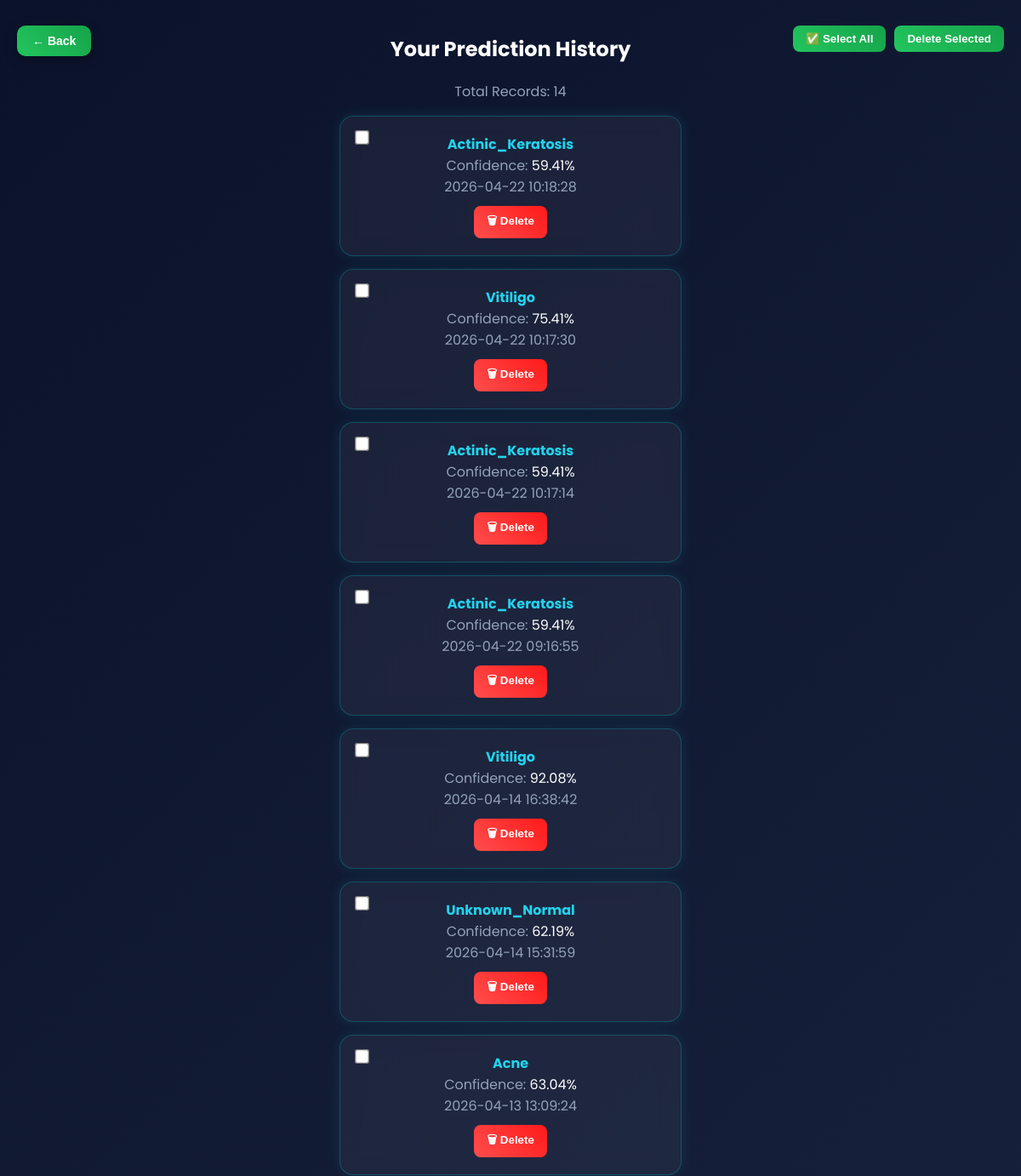
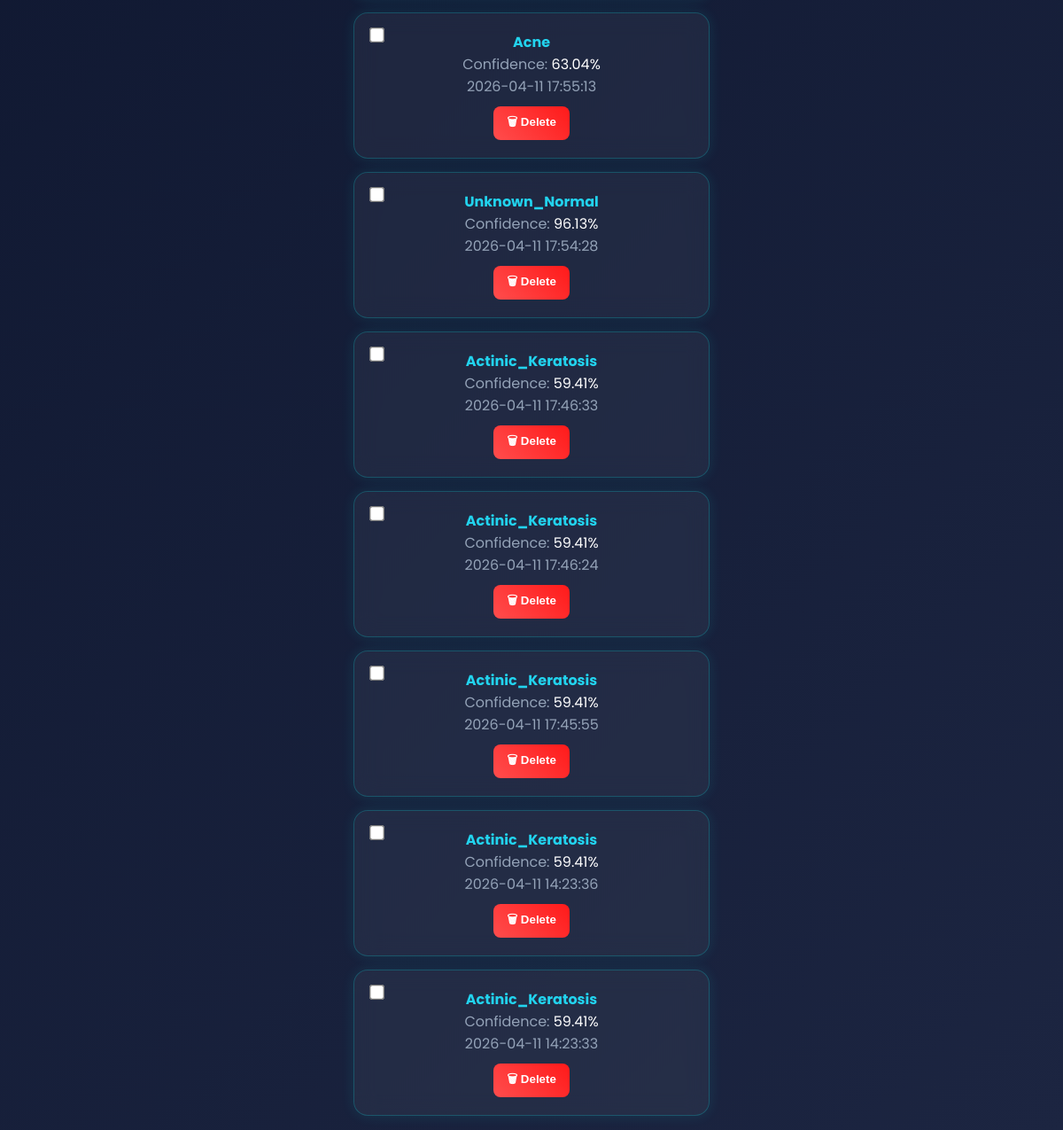
Screenshot of /history (signed in) with the database file from the repository (2 pictures, top to bottom).
### tables this page shows
CREATE TABLE history (
    id INTEGER PRIMARY KEY AUTOINCREMENT,
    user_id INTEGER,
    disease TEXT,
    confidence REAL,
    date TIMESTAMP DEFAULT CURRENT_TIMESTAMP,
    hidden INTEGER DEFAULT 0
);

### app.py (the view)
@app.route('/history')
def history():
    user_id = session.get('user_id') or 1
    user_email = session.get('user_email')
    if user_email == "admin@gmail.com":
        c.execute("SELECT * FROM history ORDER BY date DESC")
    else:
        c.execute("SELECT * FROM history WHERE user_id=? AND hidden=0 ORDER BY date DESC", (user_id,))
    data = c.fetchall()
    return render_template('history.html', history=data)

### templates/history.html (shortened to what this page needs)
<!DOCTYPE html>
<html>
<head>
</head>
<body>
<div class="container">
<h2> Your Prediction History</h2>
{% if history and history|length > 0 %}
<div class="count">Total Records: {{ history|length }}</div>
<div class="bulk-actions">
    <button onclick="selectAll()">✅ Select All</button>
    <button onclick="deleteSelected()"> Delete Selected</button>
</div>
<ul>
{% for item in history %}
<li>
<input type="checkbox" class="select-item" value="{{ item[0] }}">
 <b>{{ item[2] }}</b><br>
 <span class="label">Confidence:</span> {{ item[3] }}%<br>
 <span class="label">{{ item[4] }}</span><br>
<form method="POST" action="/delete_history/{{ item[0] }}">
    <button class="delete-btn">🗑 Delete</button>
</form>
</li>
{% endfor %}
</ul>
{% else %}
<div class="empty">
     No History Yet<br>
</div>
{% endif %}
<button class="back-btn" onclick="goBack()">← Back</button>
</div>
</body>
</html>

### templates/history.html (style rules this page uses)
body { font-family:Poppins; background:linear-gradient(135deg,#0b132b,#1c2541); color:white; margin:0; }
.container { margin-top:40px; text-align:center; }
.count { color:#94a3b8; margin-bottom:10px; }
ul { list-style:none; padding:0; }
li { position: relative; background: rgba(255,255,255,0.05); backdrop-filter: blur(12px); border: 1px solid rgba(0,255,255,0.2); margin:15px auto; padding:20px; width:360px; border-radius:16px; box-shadow: 0 0 15px rgba(0,255,255,0.1); transition:0.3s; animation: fadeIn 0.4s ease; }
.select-item { position:absolute; top:15px; left:15px; transform: scale(1.3); cursor:pointer; }
li b { color:#22d3ee; }
.label { color:#94a3b8; }
button { margin-top:10px; padding:8px 15px; border:none; border-radius:8px; cursor:pointer; }
.back-btn { position: fixed; top: 20px; left: 20px; background: linear-gradient(45deg,#22c55e,#16a34a) !important; color: white !important; padding: 10px 18px; border-radius: 10px; border: none; font-size: 14px; font-weight: bold; cursor: pointer; z-index: 9999; box-shadow: 0 4px 15px rgba(0,0,0,0.3); transition: all 0.3s ease; }
.delete-btn { background: linear-gradient(45deg,#ff4d4d,#ff1a1a); color:white; font-weight:bold; }
.bulk-actions { position: fixed; top: 20px; right: 20px; display: flex; gap: 10px; }
.bulk-actions button { background: linear-gradient(45deg,#22c55e,#16a34a); color:white; font-weight: bold; }

### rows the page displays
history: disease "Actinic_Keratosis", confidence "59.41", date "2026-04-22 10:18:28"
history: disease "Vitiligo", confidence "75.41", date "2026-04-22 10:17:30"
history: disease "Actinic_Keratosis", confidence "59.41", date "2026-04-22 10:17:14"
history: disease "Actinic_Keratosis", confidence "59.41", date "2026-04-22 09:16:55"
history: disease "Vitiligo", confidence "92.08", date "2026-04-14 16:38:42"
history: disease "Unknown_Normal", confidence "62.19", date "2026-04-14 15:31:59"
history: disease "Acne", confidence "63.04", date "2026-04-13 13:09:24"
history: disease "Acne", confidence "63.04", date "2026-04-11 17:55:13"
history: disease "Unknown_Normal", confidence "96.13", date "2026-04-11 17:54:28"
history: disease "Actinic_Keratosis", confidence "59.41", date "2026-04-11 17:46:33"
history: disease "Actinic_Keratosis", confidence "59.41", date "2026-04-11 17:46:24"
history: disease "Actinic_Keratosis", confidence "59.41", date "2026-04-11 17:45:55"
history: disease "Actinic_Keratosis", confidence "59.41", date "2026-04-11 14:23:36"
history: disease "Actinic_Keratosis", confidence "59.41", date "2026-04-11 14:23:33"

### other values shown
{{ history|length }} "14"
